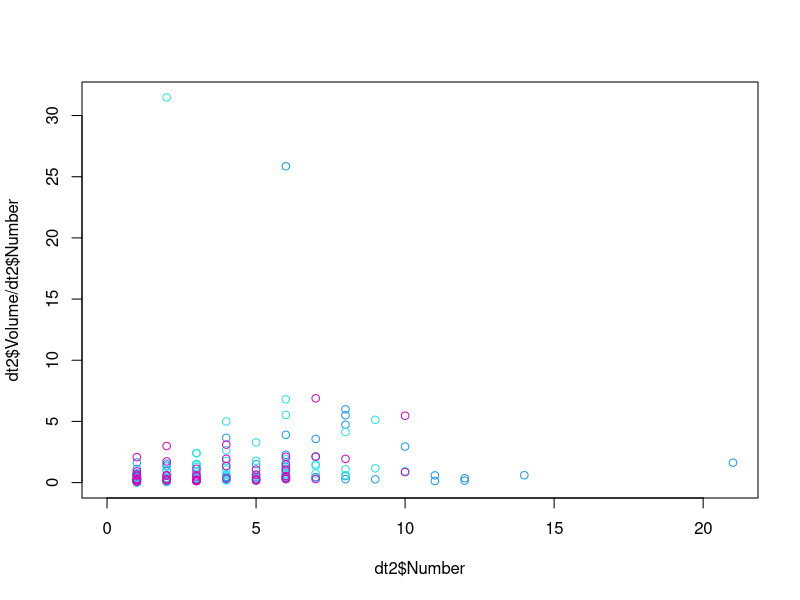
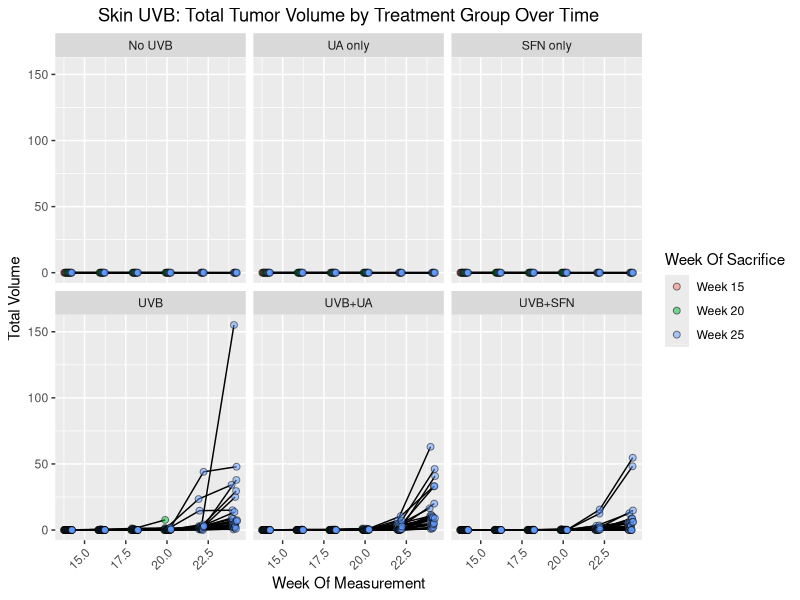
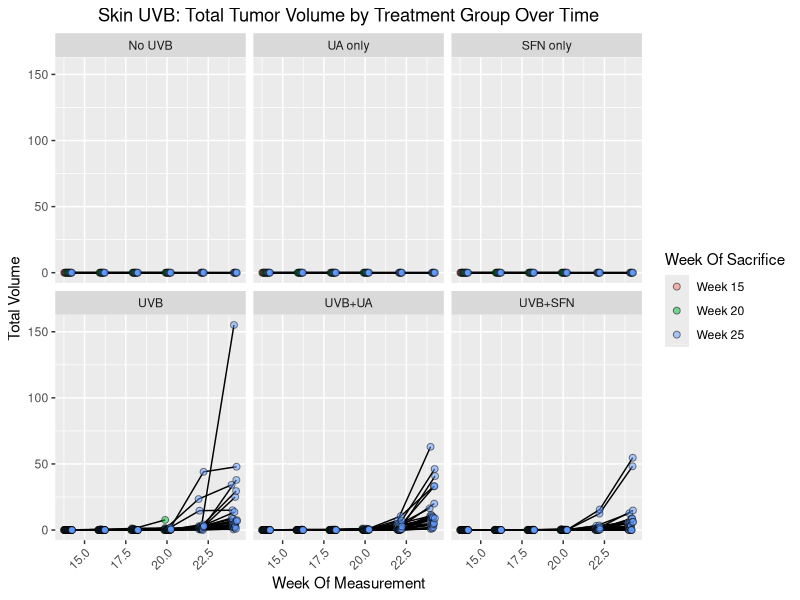
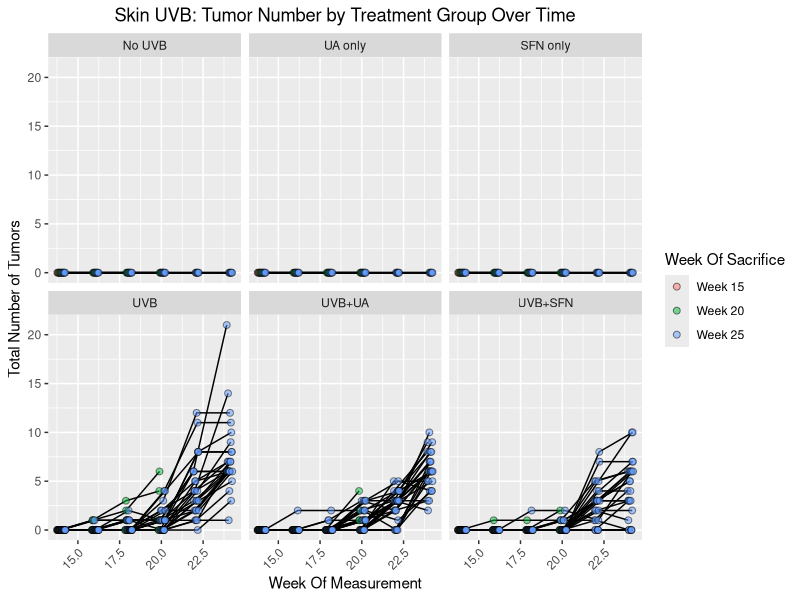
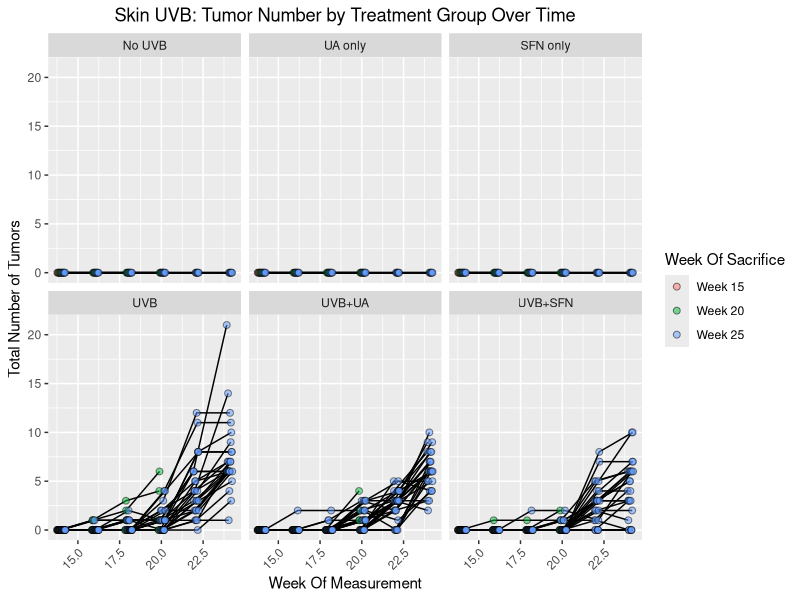
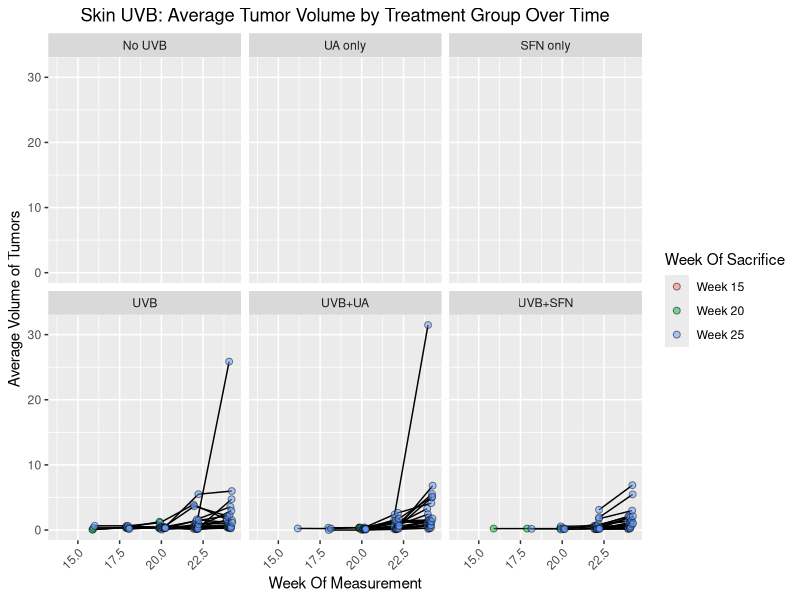
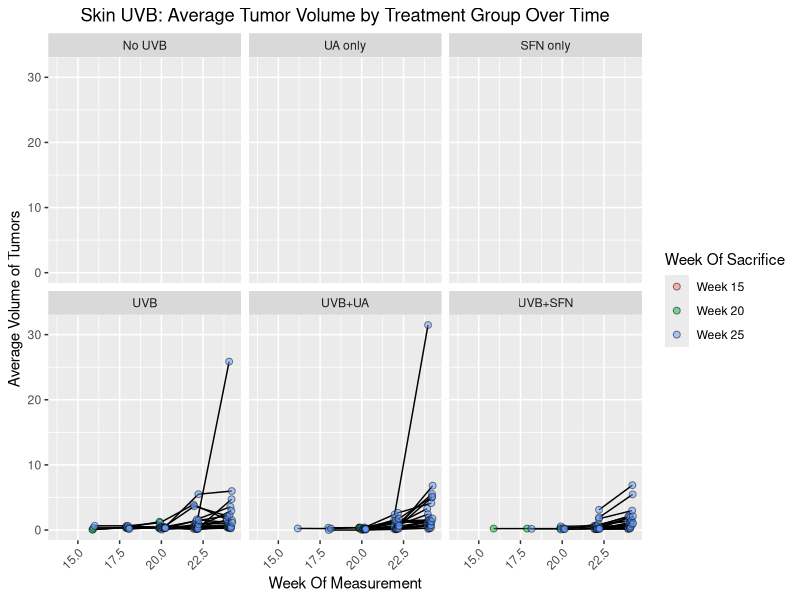

The R script that drew these images, in order:
# |--------------------------------------------------------|
# | Project: Skin UVB SKH1 moue model treated with UA/SFN. |
# | Script: tumor volume/size by treatment groups and time |
# | Scientist: Yuqing (Anne) Yang                          |
# | Data Analysis: Ran Yin, Renyi Wu, Davit Sargsyan       |
# | Created: 04/01/2018                                    |
# |--------------------------------------------------------|
# Header----
require(data.table)
require(ggplot2)
# require(knitr)
# require(VennDiagram)
# require(gridExtra)

# Load data----
dt1 <- fread("data/Kong Lab-UVB skin study.csv")
dt1
dt1$Group <- factor(dt1$Group,
                    levels = c("No UVB",
                               "UA only",
                               "SFN only",
                               "UVB",
                               "UVB+UA",
                               "UVB+SFN"))
dt1$Week <- factor(as.numeric(substr(dt1$GroupWeek,
                              nchar(dt1$GroupWeek) - 7,
                              nchar(dt1$GroupWeek) - 6)))
dt1$Tattoo <- factor(dt1$Tattoo)
dt1$WeekOfFirst <- as.numeric(dt1$WeekOfFirst)

dt2 <- melt.data.table(dt1,
                       id.vars = c("Group",
                                   "Week",
                                   "Tattoo",
                                   "WeekOfFirst"),
                       measure.vars = 4:9,
                       variable.name = "MeasureWeek",
                       value.name = "Volume")
dt2$MeasureWeek <- as.numeric(as.character(substr(dt2$MeasureWeek,
                                                  2,
                                                  3)))
dt2

dt3 <- melt.data.table(dt1,
                       id.vars = c("Group",
                                   "Week",
                                   "Tattoo",
                                   "WeekOfFirst"),
                       measure.vars = 10:15,
                       variable.name = "MeasureWeek",
                       value.name = "Number")
dt3$MeasureWeek <- as.numeric(as.character(substr(dt3$MeasureWeek,
                                                  2,
                                                  3)))
dt3


dt2 <- merge(dt2, 
             dt3,
             by = c("Group",
                    "Week",
                    "Tattoo",
                    "WeekOfFirst",
                    "MeasureWeek"))
rm(dt3)
dt2$AvgVolume <- dt2$Volume/dt2$Number
dt2

# Averge tumor size vs. number of tumors----
plot(dt2$Volume/dt2$Number ~ dt2$Number,
     col = dt2$Group)

# # For now, remove outliers (DS, 04/01/2018)
# dt2 <- droplevels(subset(dt2,
#                          !(Tattoo %in% c("142", 
#                                          "165"))))
# NOTE: both records were confirmed by Anne on 04/01/2018
#       do not exclude!

# Plot total tumor volume over time by treatment group----
p1 <- ggplot(dt2,
             aes(x = MeasureWeek,
                 y = Volume,
                 fill = Week,
                 group = Tattoo)) +
  facet_wrap(~ Group) +
  geom_line(position = position_dodge(0.5)) +
  geom_point(position = position_dodge(0.5),
             shape = 21,
             size = 2,
             alpha = 0.5) +
  scale_fill_discrete(name = "Week Of Sacrifice",
                      labels = paste("Week",
                                     levels(dt2$Week))) +
  scale_x_continuous("Week Of Measurement") +
  scale_y_continuous("Total Volume") +
  ggtitle("Skin UVB: Total Tumor Volume by Treatment Group Over Time") +
  theme(axis.text.x = element_text(angle = 45,
                                   hjust = 1),
        # legend.position = "none",
        plot.title = element_text(hjust = 0.5))
p1

tiff(filename = "tmp/skin_uvb_tumor_volume_over_time.tiff",
     height = 5,
     width = 7,
     units = 'in',
     res = 300,
     compression = "lzw+p")
print(p1)
graphics.off()

p2 <- ggplot(dt2,
             aes(x = MeasureWeek,
                 y = Number,
                 fill = Week,
                 group = Tattoo)) +
  facet_wrap(~ Group) +
  geom_line(position = position_dodge(0.5)) +
  geom_point(position = position_dodge(0.5),
             shape = 21,
             size = 2,
             alpha = 0.5) +
  scale_fill_discrete(name = "Week Of Sacrifice",
                      labels = paste("Week",
                                     levels(dt2$Week))) +
  scale_x_continuous("Week Of Measurement") +
  scale_y_continuous("Total Number of Tumors") +
  ggtitle("Skin UVB: Tumor Number by Treatment Group Over Time") +
  theme(axis.text.x = element_text(angle = 45,
                                   hjust = 1),
        # legend.position = "none",
        plot.title = element_text(hjust = 0.5))
p2

tiff(filename = "tmp/skin_uvb_tumor_number_over_time.tiff",
     height = 5,
     width = 7,
     units = 'in',
     res = 300,
     compression = "lzw+p")
print(p2)
graphics.off()

p3 <- ggplot(dt2,
             aes(x = MeasureWeek,
                 y = AvgVolume,
                 fill = Week,
                 group = Tattoo)) +
  facet_wrap(~ Group) +
  geom_line(position = position_dodge(0.5)) +
  geom_point(position = position_dodge(0.5),
             shape = 21,
             size = 2,
             alpha = 0.5) +
  scale_fill_discrete(name = "Week Of Sacrifice",
                      labels = paste("Week",
                                     levels(dt2$Week))) +
  scale_x_continuous("Week Of Measurement") +
  scale_y_continuous("Average Volume of Tumors") +
  ggtitle("Skin UVB: Average Tumor Volume by Treatment Group Over Time") +
  theme(axis.text.x = element_text(angle = 45,
                                   hjust = 1),
        # legend.position = "none",
        plot.title = element_text(hjust = 0.5))
p3

tiff(filename = "tmp/skin_uvb_tumor_avg_volume_over_time.tiff",
     height = 5,
     width = 7,
     units = 'in',
     res = 300,
     compression = "lzw+p")
print(p3)
graphics.off()

# Last timepoint only----
dt24 <- droplevels(subset(dt2,
                          MeasureWeek == 24 & 
                            Week == 25))
dt24$AvgVolume[is.nan(dt24$AvgVolume)] <- 0
dt24

dt24$Tumor <- dt24$AvgVolume > 0
table(dt24$Tumor,
      dt24$Group)

# Was there a difference in total tumor volume at the last timepoint?----
dt24
# sink()
